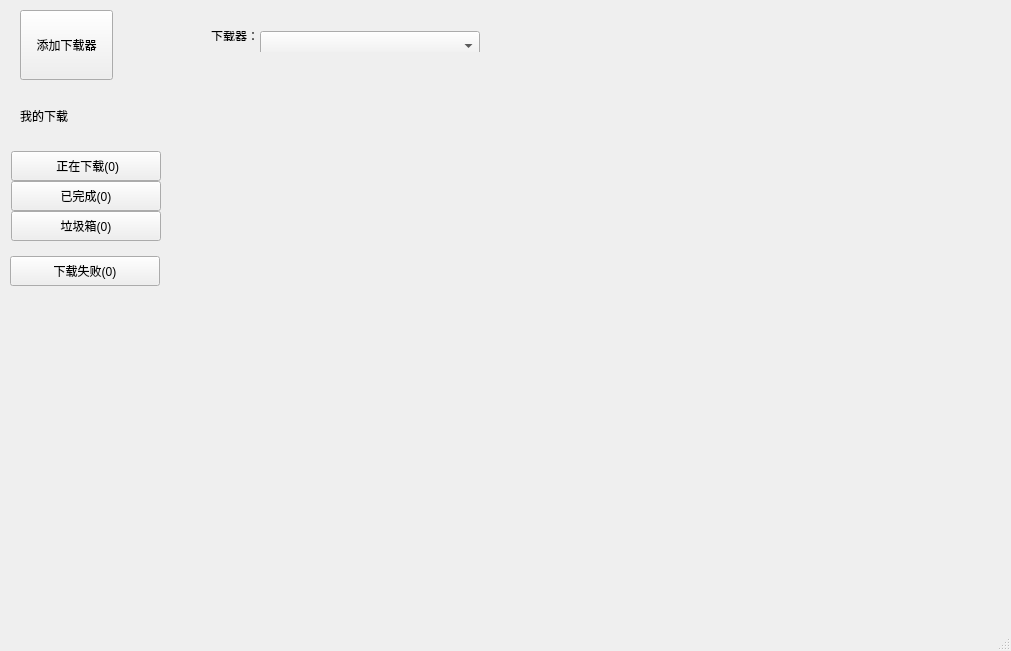
<?xml version="1.0" encoding="UTF-8"?>
<ui version="4.0">
 <class>MainWindow</class>
 <widget class="QMainWindow" name="MainWindow">
  <property name="geometry">
   <rect>
    <x>0</x>
    <y>0</y>
    <width>1011</width>
    <height>651</height>
   </rect>
  </property>
  <property name="windowTitle">
   <string>thunderXware</string>
  </property>
  <widget class="QWidget" name="centralWidget">
   <layout class="QGridLayout" name="gridLayout">
    <property name="leftMargin">
     <number>0</number>
    </property>
    <property name="topMargin">
     <number>0</number>
    </property>
    <property name="rightMargin">
     <number>0</number>
    </property>
    <property name="bottomMargin">
     <number>0</number>
    </property>
    <item row="2" column="1">
     <widget class="QStackedWidget" name="stackedWidget">
      <property name="sizePolicy">
       <sizepolicy hsizetype="Minimum" vsizetype="Minimum">
        <horstretch>0</horstretch>
        <verstretch>0</verstretch>
       </sizepolicy>
      </property>
      <property name="minimumSize">
       <size>
        <width>750</width>
        <height>500</height>
       </size>
      </property>
     </widget>
    </item>
    <item row="2" column="0">
     <widget class="QWidget" name="leftWidget" native="true">
      <property name="sizePolicy">
       <sizepolicy hsizetype="Fixed" vsizetype="Minimum">
        <horstretch>0</horstretch>
        <verstretch>0</verstretch>
       </sizepolicy>
      </property>
      <property name="minimumSize">
       <size>
        <width>170</width>
        <height>360</height>
       </size>
      </property>
      <widget class="QLabel" name="label_2">
       <property name="geometry">
        <rect>
         <x>20</x>
         <y>10</y>
         <width>60</width>
         <height>20</height>
        </rect>
       </property>
       <property name="text">
        <string>我的下载</string>
       </property>
      </widget>
      <widget class="QPushButton" name="buttonDownloading">
       <property name="geometry">
        <rect>
         <x>11</x>
         <y>55</y>
         <width>150</width>
         <height>30</height>
        </rect>
       </property>
       <property name="sizePolicy">
        <sizepolicy hsizetype="Fixed" vsizetype="Fixed">
         <horstretch>0</horstretch>
         <verstretch>0</verstretch>
        </sizepolicy>
       </property>
       <property name="minimumSize">
        <size>
         <width>150</width>
         <height>30</height>
        </size>
       </property>
       <property name="layoutDirection">
        <enum>Qt::LeftToRight</enum>
       </property>
       <property name="text">
        <string> 正在下载(0)</string>
       </property>
       <property name="default">
        <bool>false</bool>
       </property>
       <property name="flat">
        <bool>false</bool>
       </property>
      </widget>
      <widget class="QPushButton" name="buttonComplete">
       <property name="geometry">
        <rect>
         <x>11</x>
         <y>85</y>
         <width>150</width>
         <height>30</height>
        </rect>
       </property>
       <property name="sizePolicy">
        <sizepolicy hsizetype="Fixed" vsizetype="Fixed">
         <horstretch>0</horstretch>
         <verstretch>0</verstretch>
        </sizepolicy>
       </property>
       <property name="minimumSize">
        <size>
         <width>150</width>
         <height>30</height>
        </size>
       </property>
       <property name="text">
        <string>已完成(0)</string>
       </property>
       <property name="flat">
        <bool>false</bool>
       </property>
      </widget>
      <widget class="QPushButton" name="buttonTrash">
       <property name="geometry">
        <rect>
         <x>11</x>
         <y>115</y>
         <width>150</width>
         <height>30</height>
        </rect>
       </property>
       <property name="sizePolicy">
        <sizepolicy hsizetype="Fixed" vsizetype="Fixed">
         <horstretch>0</horstretch>
         <verstretch>0</verstretch>
        </sizepolicy>
       </property>
       <property name="minimumSize">
        <size>
         <width>150</width>
         <height>30</height>
        </size>
       </property>
       <property name="text">
        <string>垃圾箱(0)</string>
       </property>
       <property name="flat">
        <bool>false</bool>
       </property>
      </widget>
      <widget class="QPushButton" name="buttonFail">
       <property name="geometry">
        <rect>
         <x>10</x>
         <y>160</y>
         <width>150</width>
         <height>30</height>
        </rect>
       </property>
       <property name="sizePolicy">
        <sizepolicy hsizetype="Fixed" vsizetype="Fixed">
         <horstretch>0</horstretch>
         <verstretch>0</verstretch>
        </sizepolicy>
       </property>
       <property name="minimumSize">
        <size>
         <width>150</width>
         <height>30</height>
        </size>
       </property>
       <property name="focusPolicy">
        <enum>Qt::StrongFocus</enum>
       </property>
       <property name="text">
        <string>下载失败(0)</string>
       </property>
       <property name="checkable">
        <bool>false</bool>
       </property>
       <property name="flat">
        <bool>false</bool>
       </property>
      </widget>
     </widget>
    </item>
    <item row="0" column="0" rowspan="2" colspan="3">
     <widget class="QWidget" name="topWidget" native="true">
      <property name="sizePolicy">
       <sizepolicy hsizetype="Preferred" vsizetype="Fixed">
        <horstretch>0</horstretch>
        <verstretch>0</verstretch>
       </sizepolicy>
      </property>
      <property name="minimumSize">
       <size>
        <width>993</width>
        <height>90</height>
       </size>
      </property>
      <widget class="QPushButton" name="pushButton">
       <property name="enabled">
        <bool>true</bool>
       </property>
       <property name="geometry">
        <rect>
         <x>20</x>
         <y>10</y>
         <width>93</width>
         <height>70</height>
        </rect>
       </property>
       <property name="sizePolicy">
        <sizepolicy hsizetype="Fixed" vsizetype="Fixed">
         <horstretch>0</horstretch>
         <verstretch>0</verstretch>
        </sizepolicy>
       </property>
       <property name="minimumSize">
        <size>
         <width>90</width>
         <height>70</height>
        </size>
       </property>
       <property name="text">
        <string>添加下载器</string>
       </property>
      </widget>
      <widget class="QWidget" name="layoutWidget">
       <property name="geometry">
        <rect>
         <x>200</x>
         <y>20</y>
         <width>461</width>
         <height>32</height>
        </rect>
       </property>
       <layout class="QHBoxLayout" name="horizontalLayout">
        <property name="spacing">
         <number>1</number>
        </property>
        <item>
         <widget class="QLabel" name="label">
          <property name="text">
           <string>下载器：</string>
          </property>
         </widget>
        </item>
        <item>
         <widget class="QComboBox" name="selectDownloader">
          <property name="sizePolicy">
           <sizepolicy hsizetype="Fixed" vsizetype="Fixed">
            <horstretch>0</horstretch>
            <verstretch>0</verstretch>
           </sizepolicy>
          </property>
          <property name="minimumSize">
           <size>
            <width>220</width>
            <height>30</height>
           </size>
          </property>
         </widget>
        </item>
        <item>
         <widget class="QLabel" name="downloaderStatus">
          <property name="minimumSize">
           <size>
            <width>60</width>
            <height>20</height>
           </size>
          </property>
          <property name="text">
           <string/>
          </property>
         </widget>
        </item>
        <item>
         <spacer name="horizontalSpacer">
          <property name="orientation">
           <enum>Qt::Horizontal</enum>
          </property>
          <property name="sizeHint" stdset="0">
           <size>
            <width>40</width>
            <height>20</height>
           </size>
          </property>
         </spacer>
        </item>
       </layout>
      </widget>
     </widget>
    </item>
   </layout>
  </widget>
  <widget class="QStatusBar" name="statusBar"/>
  <action name="action_3">
   <property name="text">
    <string>下载器</string>
   </property>
  </action>
  <action name="action_4">
   <property name="text">
    <string>挂载</string>
   </property>
  </action>
 </widget>
 <layoutdefault spacing="6" margin="11"/>
 <resources/>
 <connections/>
</ui>
